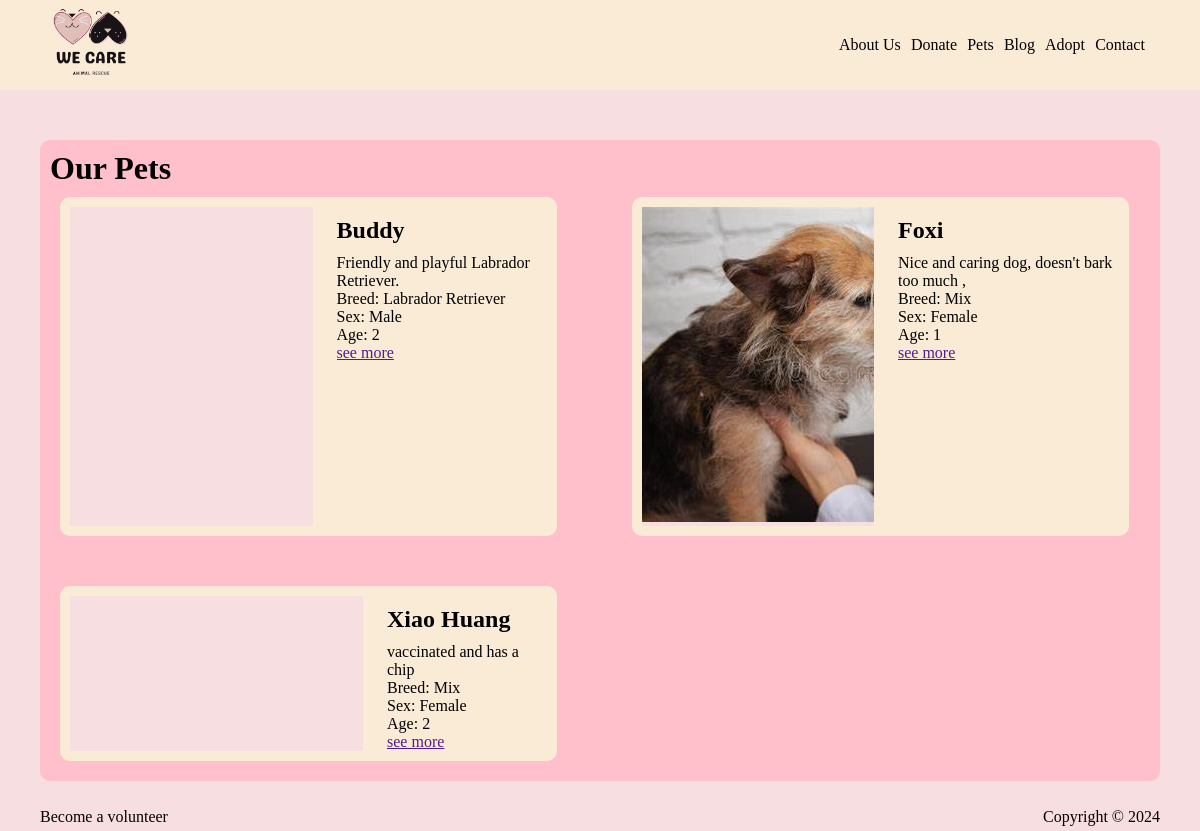
The app's page /pets/, older data.
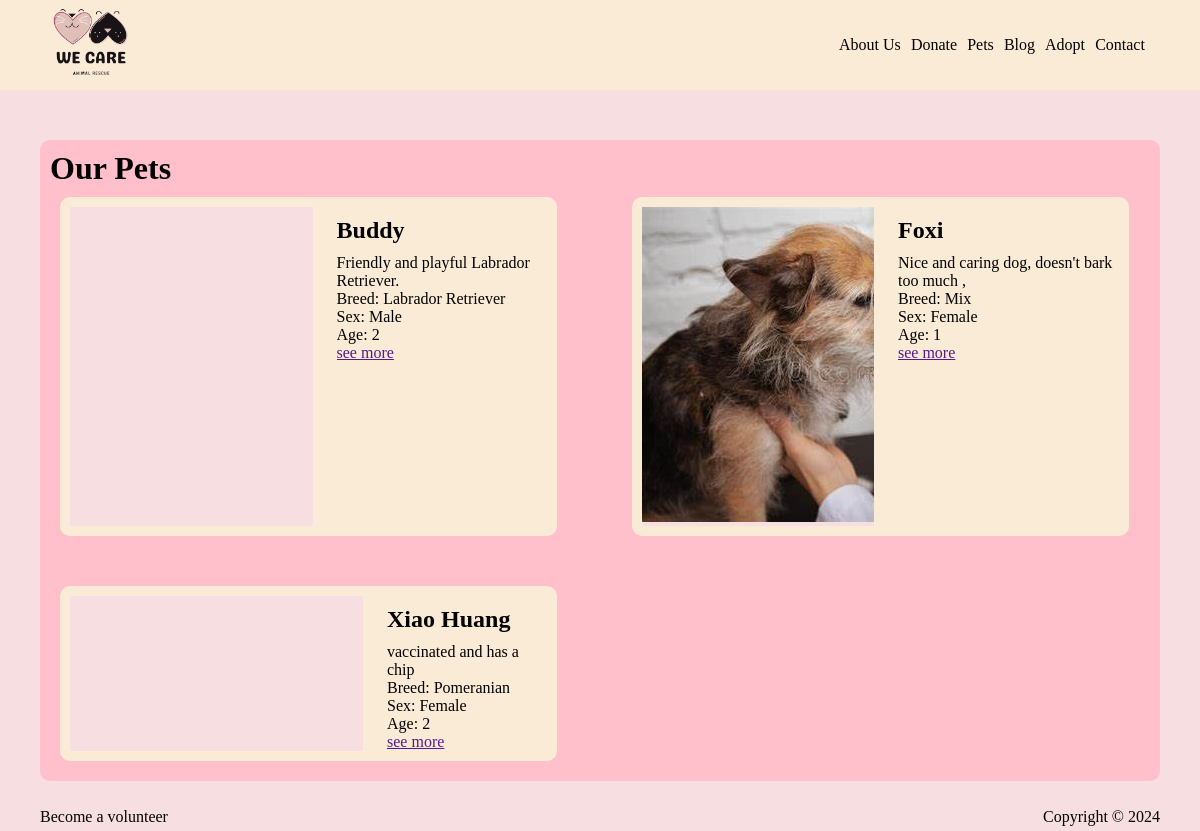
The same page, newer data.
### pets/models.py (models this page shows, shortened)
class Pet(models.Model):
    ADOPTION_STATUS_CHOICES = [
        ('available', 'Available'),
        ('pending', 'Pending'),
        ('adopted', 'Adopted')
    ]
    name = models.CharField(max_length=100)
    species = models.CharField(max_length=50)
    breed = models.CharField(max_length=100, blank=True)
    age = models.IntegerField()
    sex = models.CharField(max_length=10)
    size = models.CharField(max_length=20)
    color = models.CharField(max_length=50)
    health_issues = models.TextField(max_length=200)
    description = models.TextField(max_length=1000)
    adoption_status = models.CharField(max_length=20, choices=ADOPTION_STATUS_CHOICES)
    rescue_organization = models.CharField(max_length=80)
    date_added = models.DateField(default=timezone.now)
    image = models.ImageField(upload_to='pet_images/', blank=True)
    status =models.TextField()

### pets/views.py (the view)
# urls.py: path('', include("pets.urls")),
def pets(request):
    pets = models.Pet.objects.all()
    return render(request, "index.html", {"pets": pets})

### pets/templates/index.html (shortened to what this page needs)
{% extends "base.html" %}
{% block dogs_template %}
 <div class="pets">
  <h1>Our Pets</h1>
  <div class="pets_box">
    {% for pet in pets %}
    <div class="pets_box__single">
      <div class="pet_img">
        {% if pet.image %}
        <img src="{{pet.image.url}}" alt="{{ pet.name }}" />
        {% endif %}
      </div>
      <div class="pet-info">
         <h2>{{ pet.name }}</h2>
        <p>{{ pet.description }}</p>
        <p>Breed: {{ pet.breed }}</p>
        <p>Sex: {{ pet.sex }}</p>
        <p>Age: {{ pet.age }}</p>
        <a href="">see more</a>
      </div>
    </div>
    {% endfor %}
  </div>
</div>
{% endblock  %}

Row changes from the older to the newer data that the page shows:
changed Pet "Xiao Huang": breed "Mix" → "Pomeranian"
